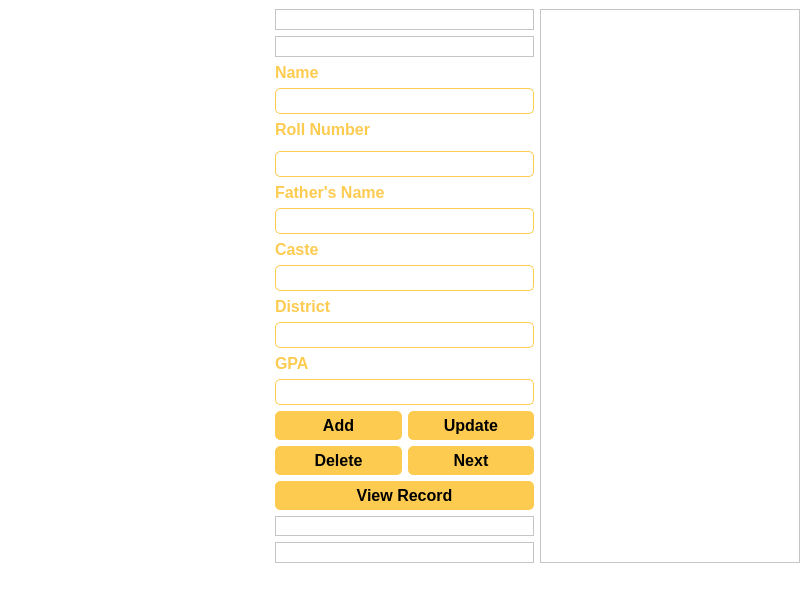
<?xml version="1.0" encoding="UTF-8"?>
<ui version="4.0">
 <class>MainWindow</class>
 <widget class="QMainWindow" name="MainWindow">
  <property name="geometry">
   <rect>
    <x>0</x>
    <y>0</y>
    <width>809</width>
    <height>594</height>
   </rect>
  </property>
  <property name="windowTitle">
   <string>MainWindow</string>
  </property>
  <property name="styleSheet">
   <string notr="true">background-color: white;</string>
  </property>
  <widget class="QWidget" name="centralwidget">
   <property name="styleSheet">
    <string notr="true">background -color: white;</string>
   </property>
   <layout class="QGridLayout" name="gridLayout_2">
    <item row="0" column="2">
     <widget class="QFrame" name="frame">
      <property name="styleSheet">
       <string notr="true">background-color: white;</string>
      </property>
      <property name="frameShape">
       <enum>QFrame::Shape::StyledPanel</enum>
      </property>
      <property name="frameShadow">
       <enum>QFrame::Shadow::Raised</enum>
      </property>
      <layout class="QHBoxLayout" name="horizontalLayout_3">
       <item>
        <layout class="QGridLayout" name="gridLayout_3">
         <item row="0" column="0">
          <widget class="QLabel" name="label_8">
           <property name="text">
            <string/>
           </property>
          </widget>
         </item>
         <item row="1" column="0">
          <widget class="QLabel" name="gif">
           <property name="text">
            <string/>
           </property>
          </widget>
         </item>
         <item row="2" column="0">
          <widget class="QLabel" name="label_9">
           <property name="text">
            <string/>
           </property>
          </widget>
         </item>
        </layout>
       </item>
      </layout>
     </widget>
    </item>
    <item row="0" column="1">
     <layout class="QVBoxLayout" name="verticalLayout_10">
      <item>
       <widget class="QFrame" name="frame_3">
        <property name="frameShape">
         <enum>QFrame::Shape::StyledPanel</enum>
        </property>
        <property name="frameShadow">
         <enum>QFrame::Shadow::Raised</enum>
        </property>
       </widget>
      </item>
      <item>
       <widget class="QFrame" name="frame_6">
        <property name="frameShape">
         <enum>QFrame::Shape::StyledPanel</enum>
        </property>
        <property name="frameShadow">
         <enum>QFrame::Shadow::Raised</enum>
        </property>
       </widget>
      </item>
      <item>
       <layout class="QVBoxLayout" name="verticalLayout_9">
        <item>
         <layout class="QVBoxLayout" name="verticalLayout">
          <item>
           <widget class="QLabel" name="label">
            <property name="sizePolicy">
             <sizepolicy hsizetype="Preferred" vsizetype="Preferred">
              <horstretch>0</horstretch>
              <verstretch>0</verstretch>
             </sizepolicy>
            </property>
            <property name="font">
             <font>
              <family>Arial</family>
              <pointsize>12</pointsize>
              <bold>true</bold>
             </font>
            </property>
            <property name="styleSheet">
             <string notr="true">color: #FDCB50;</string>
            </property>
            <property name="text">
             <string>Name</string>
            </property>
           </widget>
          </item>
          <item>
           <widget class="QLineEdit" name="name">
            <property name="sizePolicy">
             <sizepolicy hsizetype="Preferred" vsizetype="Fixed">
              <horstretch>0</horstretch>
              <verstretch>0</verstretch>
             </sizepolicy>
            </property>
            <property name="styleSheet">
             <string notr="true">background-color: white;
color: black;
border: 1px solid #FDCB50;
border-radius: 5px; 
padding: 4px;  </string>
            </property>
           </widget>
          </item>
         </layout>
        </item>
        <item>
         <layout class="QVBoxLayout" name="verticalLayout_2">
          <item>
           <widget class="QLabel" name="label_2">
            <property name="sizePolicy">
             <sizepolicy hsizetype="Preferred" vsizetype="Preferred">
              <horstretch>0</horstretch>
              <verstretch>0</verstretch>
             </sizepolicy>
            </property>
            <property name="font">
             <font>
              <family>Arial</family>
              <pointsize>12</pointsize>
              <bold>true</bold>
             </font>
            </property>
            <property name="styleSheet">
             <string notr="true">color: #FDCB50;</string>
            </property>
            <property name="text">
             <string>Roll Number</string>
            </property>
           </widget>
          </item>
          <item>
           <widget class="QFrame" name="frame_7">
            <property name="frameShape">
             <enum>QFrame::Shape::StyledPanel</enum>
            </property>
            <property name="frameShadow">
             <enum>QFrame::Shadow::Raised</enum>
            </property>
           </widget>
          </item>
          <item>
           <widget class="QLineEdit" name="roll_no">
            <property name="sizePolicy">
             <sizepolicy hsizetype="Preferred" vsizetype="Fixed">
              <horstretch>0</horstretch>
              <verstretch>0</verstretch>
             </sizepolicy>
            </property>
            <property name="styleSheet">
             <string notr="true">background-color: white;
color: black;
border: 1px solid #FDCB50;
border-radius: 5px; 
padding: 4px;  </string>
            </property>
           </widget>
          </item>
         </layout>
        </item>
        <item>
         <layout class="QVBoxLayout" name="verticalLayout_3">
          <item>
           <widget class="QLabel" name="label_3">
            <property name="sizePolicy">
             <sizepolicy hsizetype="Preferred" vsizetype="Preferred">
              <horstretch>0</horstretch>
              <verstretch>0</verstretch>
             </sizepolicy>
            </property>
            <property name="font">
             <font>
              <family>Arial</family>
              <pointsize>12</pointsize>
              <bold>true</bold>
             </font>
            </property>
            <property name="styleSheet">
             <string notr="true">color: #FDCB50;</string>
            </property>
            <property name="text">
             <string>Father's Name</string>
            </property>
           </widget>
          </item>
          <item>
           <widget class="QLineEdit" name="fname">
            <property name="sizePolicy">
             <sizepolicy hsizetype="Preferred" vsizetype="Fixed">
              <horstretch>0</horstretch>
              <verstretch>0</verstretch>
             </sizepolicy>
            </property>
            <property name="styleSheet">
             <string notr="true">background-color: white;
color: black;
border: 1px solid #FDCB50;
border-radius: 5px; 
padding: 4px;  </string>
            </property>
           </widget>
          </item>
         </layout>
        </item>
        <item>
         <layout class="QVBoxLayout" name="verticalLayout_4">
          <item>
           <widget class="QLabel" name="label_4">
            <property name="sizePolicy">
             <sizepolicy hsizetype="Preferred" vsizetype="Preferred">
              <horstretch>0</horstretch>
              <verstretch>0</verstretch>
             </sizepolicy>
            </property>
            <property name="font">
             <font>
              <family>Arial</family>
              <pointsize>12</pointsize>
              <bold>true</bold>
             </font>
            </property>
            <property name="styleSheet">
             <string notr="true">color: #FDCB50;</string>
            </property>
            <property name="text">
             <string>Caste</string>
            </property>
           </widget>
          </item>
          <item>
           <widget class="QLineEdit" name="caste">
            <property name="sizePolicy">
             <sizepolicy hsizetype="Preferred" vsizetype="Fixed">
              <horstretch>0</horstretch>
              <verstretch>0</verstretch>
             </sizepolicy>
            </property>
            <property name="styleSheet">
             <string notr="true">background-color: white;
color: black;
border: 1px solid #FDCB50;
border-radius: 5px; 
padding: 4px;  </string>
            </property>
           </widget>
          </item>
         </layout>
        </item>
        <item>
         <layout class="QVBoxLayout" name="verticalLayout_5">
          <item>
           <widget class="QLabel" name="label_5">
            <property name="sizePolicy">
             <sizepolicy hsizetype="Preferred" vsizetype="Preferred">
              <horstretch>0</horstretch>
              <verstretch>0</verstretch>
             </sizepolicy>
            </property>
            <property name="font">
             <font>
              <family>Arial</family>
              <pointsize>12</pointsize>
              <bold>true</bold>
             </font>
            </property>
            <property name="styleSheet">
             <string notr="true">color: #FDCB50;</string>
            </property>
            <property name="text">
             <string>District</string>
            </property>
           </widget>
          </item>
          <item>
           <widget class="QLineEdit" name="district">
            <property name="sizePolicy">
             <sizepolicy hsizetype="Preferred" vsizetype="Fixed">
              <horstretch>0</horstretch>
              <verstretch>0</verstretch>
             </sizepolicy>
            </property>
            <property name="styleSheet">
             <string notr="true">background-color: white;
color: black;
border: 1px solid #FDCB50;
border-radius: 5px; 
padding: 4px;  </string>
            </property>
           </widget>
          </item>
         </layout>
        </item>
        <item>
         <layout class="QVBoxLayout" name="verticalLayout_6">
          <item>
           <widget class="QLabel" name="label_6">
            <property name="sizePolicy">
             <sizepolicy hsizetype="Preferred" vsizetype="Preferred">
              <horstretch>0</horstretch>
              <verstretch>0</verstretch>
             </sizepolicy>
            </property>
            <property name="font">
             <font>
              <family>Arial</family>
              <pointsize>12</pointsize>
              <bold>true</bold>
             </font>
            </property>
            <property name="styleSheet">
             <string notr="true">color: #FDCB50;</string>
            </property>
            <property name="text">
             <string>GPA</string>
            </property>
           </widget>
          </item>
          <item>
           <widget class="QLineEdit" name="gpa">
            <property name="sizePolicy">
             <sizepolicy hsizetype="Preferred" vsizetype="Fixed">
              <horstretch>0</horstretch>
              <verstretch>0</verstretch>
             </sizepolicy>
            </property>
            <property name="styleSheet">
             <string notr="true">background-color: white;
color: black;
border: 1px solid #FDCB50;
border-radius: 5px; 
padding: 4px;  </string>
            </property>
           </widget>
          </item>
         </layout>
        </item>
        <item>
         <layout class="QVBoxLayout" name="verticalLayout_7">
          <item>
           <layout class="QHBoxLayout" name="horizontalLayout">
            <item>
             <widget class="QPushButton" name="pushButton">
              <property name="font">
               <font>
                <family>Arial</family>
                <pointsize>12</pointsize>
                <bold>true</bold>
               </font>
              </property>
              <property name="styleSheet">
               <string notr="true">background-color: #FDCB50;
color: black;
border: 1px solid #FDCB50;
border-radius: 5px; 
padding: 4px;  </string>
              </property>
              <property name="text">
               <string>Add</string>
              </property>
             </widget>
            </item>
            <item>
             <widget class="QPushButton" name="pushButton_2">
              <property name="font">
               <font>
                <family>Arial</family>
                <pointsize>12</pointsize>
                <bold>true</bold>
               </font>
              </property>
              <property name="styleSheet">
               <string notr="true">background-color: #FDCB50;
color: black;
border: 1px solid #FDCB50;
border-radius: 5px; 
padding: 4px;  </string>
              </property>
              <property name="text">
               <string>Update</string>
              </property>
             </widget>
            </item>
           </layout>
          </item>
          <item>
           <layout class="QHBoxLayout" name="horizontalLayout_2">
            <item>
             <widget class="QPushButton" name="pushButton_3">
              <property name="font">
               <font>
                <family>Arial</family>
                <pointsize>12</pointsize>
                <bold>true</bold>
               </font>
              </property>
              <property name="styleSheet">
               <string notr="true">background-color: #FDCB50;
color: black;
border: 1px solid #FDCB50;
border-radius: 5px; 
padding: 4px;  </string>
              </property>
              <property name="text">
               <string>Delete</string>
              </property>
             </widget>
            </item>
            <item>
             <widget class="QPushButton" name="pushButton_4">
              <property name="font">
               <font>
                <family>Arial</family>
                <pointsize>12</pointsize>
                <bold>true</bold>
               </font>
              </property>
              <property name="styleSheet">
               <string notr="true">background-color: #FDCB50;
color: black;
border: 1px solid #FDCB50;
border-radius: 5px; 
padding: 4px;  </string>
              </property>
              <property name="text">
               <string>Next</string>
              </property>
             </widget>
            </item>
           </layout>
          </item>
         </layout>
        </item>
       </layout>
      </item>
      <item>
       <widget class="QPushButton" name="pushButton_5">
        <property name="font">
         <font>
          <family>Arial</family>
          <pointsize>12</pointsize>
          <bold>true</bold>
         </font>
        </property>
        <property name="styleSheet">
         <string notr="true">background-color: #FDCB50;
color: black;
border: 1px solid #FDCB50;
border-radius: 5px; 
padding: 4px;  </string>
        </property>
        <property name="text">
         <string>View Record</string>
        </property>
       </widget>
      </item>
      <item>
       <widget class="QFrame" name="frame_5">
        <property name="frameShape">
         <enum>QFrame::Shape::StyledPanel</enum>
        </property>
        <property name="frameShadow">
         <enum>QFrame::Shadow::Raised</enum>
        </property>
       </widget>
      </item>
      <item>
       <widget class="QFrame" name="frame_4">
        <property name="frameShape">
         <enum>QFrame::Shape::StyledPanel</enum>
        </property>
        <property name="frameShadow">
         <enum>QFrame::Shadow::Raised</enum>
        </property>
       </widget>
      </item>
     </layout>
    </item>
    <item row="0" column="0">
     <layout class="QVBoxLayout" name="verticalLayout_11">
      <item>
       <widget class="QLabel" name="label_11">
        <property name="text">
         <string/>
        </property>
       </widget>
      </item>
      <item>
       <widget class="QLabel" name="label_10">
        <property name="text">
         <string/>
        </property>
       </widget>
      </item>
      <item>
       <widget class="QLabel" name="label_7">
        <property name="text">
         <string/>
        </property>
       </widget>
      </item>
     </layout>
    </item>
   </layout>
  </widget>
  <widget class="QMenuBar" name="menubar">
   <property name="geometry">
    <rect>
     <x>0</x>
     <y>0</y>
     <width>809</width>
     <height>18</height>
    </rect>
   </property>
  </widget>
  <widget class="QStatusBar" name="statusbar"/>
 </widget>
 <resources/>
 <connections/>
</ui>
